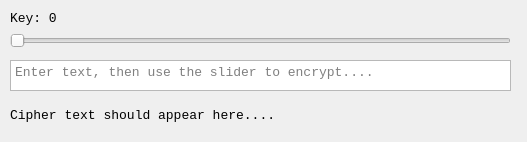
<?xml version="1.0" encoding="UTF-8"?>
<ui version="4.0">
 <class>CaesarCipherWindow</class>
 <widget class="QMainWindow" name="CaesarCipherWindow">
  <property name="geometry">
   <rect>
    <x>0</x>
    <y>0</y>
    <width>527</width>
    <height>142</height>
   </rect>
  </property>
  <property name="sizePolicy">
   <sizepolicy hsizetype="Fixed" vsizetype="Fixed">
    <horstretch>0</horstretch>
    <verstretch>0</verstretch>
   </sizepolicy>
  </property>
  <property name="minimumSize">
   <size>
    <width>527</width>
    <height>142</height>
   </size>
  </property>
  <property name="maximumSize">
   <size>
    <width>527</width>
    <height>142</height>
   </size>
  </property>
  <property name="windowTitle">
   <string>CaesarCipher</string>
  </property>
  <widget class="QWidget" name="centralwidget">
   <widget class="QSlider" name="CipherDial">
    <property name="geometry">
     <rect>
      <x>10</x>
      <y>30</y>
      <width>501</width>
      <height>22</height>
     </rect>
    </property>
    <property name="maximum">
     <number>26</number>
    </property>
    <property name="orientation">
     <enum>Qt::Horizontal</enum>
    </property>
   </widget>
   <widget class="QTextEdit" name="UserText">
    <property name="geometry">
     <rect>
      <x>10</x>
      <y>60</y>
      <width>501</width>
      <height>31</height>
     </rect>
    </property>
    <property name="font">
     <font>
      <family>Courier New</family>
      <pointsize>10</pointsize>
     </font>
    </property>
    <property name="placeholderText">
     <string>Enter text, then use the slider to encrypt....</string>
    </property>
   </widget>
   <widget class="QLabel" name="CipherTextOutput">
    <property name="geometry">
     <rect>
      <x>10</x>
      <y>100</y>
      <width>501</width>
      <height>31</height>
     </rect>
    </property>
    <property name="font">
     <font>
      <family>Courier New</family>
      <pointsize>10</pointsize>
     </font>
    </property>
    <property name="text">
     <string>Cipher text should appear here....</string>
    </property>
   </widget>
   <widget class="QLabel" name="SliderNumber">
    <property name="geometry">
     <rect>
      <x>10</x>
      <y>10</y>
      <width>81</width>
      <height>16</height>
     </rect>
    </property>
    <property name="font">
     <font>
      <family>Courier New</family>
      <pointsize>10</pointsize>
     </font>
    </property>
    <property name="text">
     <string>Key: 0</string>
    </property>
   </widget>
  </widget>
 </widget>
 <resources/>
 <connections/>
</ui>
